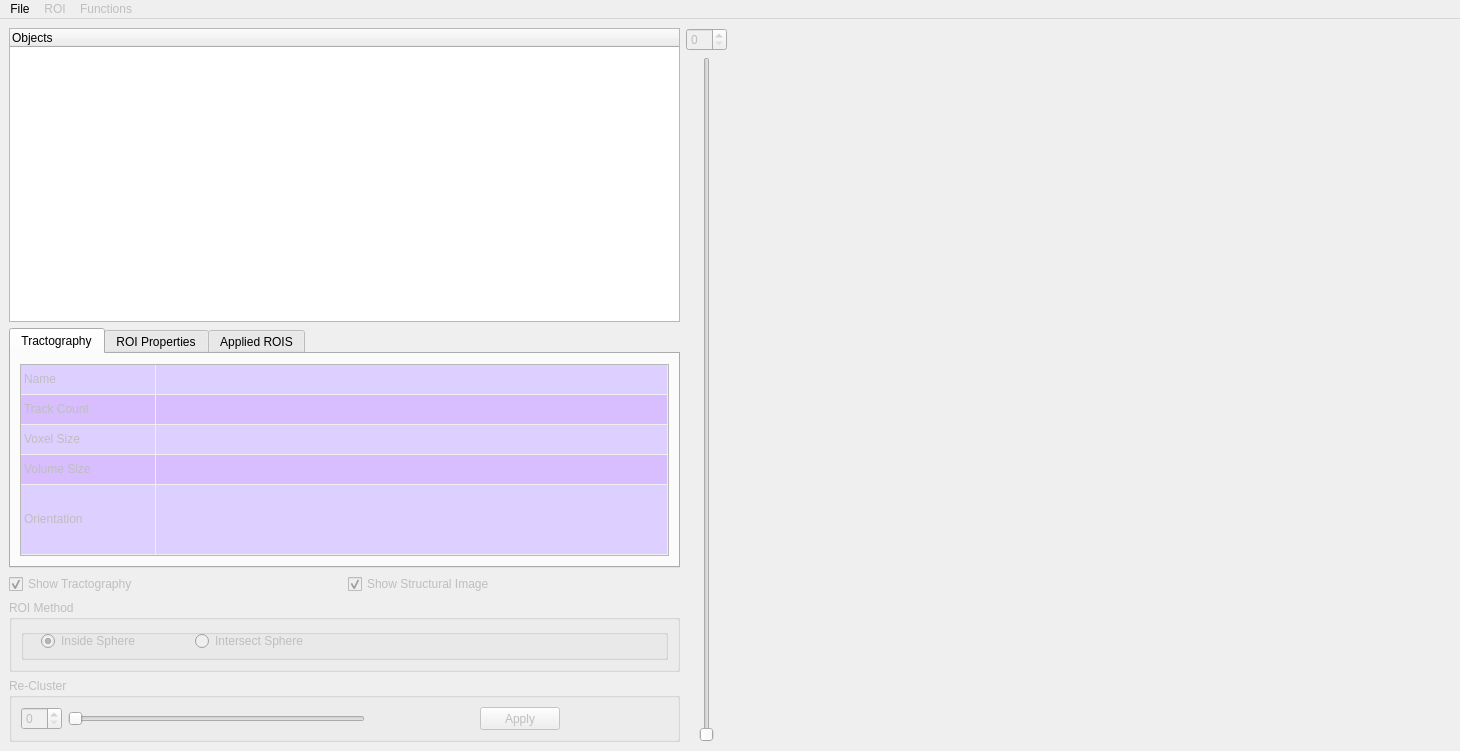
<?xml version="1.0" encoding="UTF-8"?>
<ui version="4.0">
 <class>MainWindow</class>
 <widget class="QMainWindow" name="MainWindow">
  <property name="geometry">
   <rect>
    <x>0</x>
    <y>0</y>
    <width>1460</width>
    <height>751</height>
   </rect>
  </property>
  <property name="windowTitle">
   <string>MainWindow</string>
  </property>
  <widget class="QWidget" name="centralWidget">
   <layout class="QHBoxLayout" name="horizontalLayout_6">
    <item>
     <layout class="QHBoxLayout" name="horizontalLayout">
      <item>
       <layout class="QVBoxLayout" name="verticalLayout_5">
        <item>
         <widget class="QTreeWidget" name="treeObject">
          <property name="sizePolicy">
           <sizepolicy hsizetype="Minimum" vsizetype="Expanding">
            <horstretch>0</horstretch>
            <verstretch>0</verstretch>
           </sizepolicy>
          </property>
          <column>
           <property name="text">
            <string>Objects</string>
           </property>
          </column>
         </widget>
        </item>
        <item>
         <widget class="QTabWidget" name="tabProps_4">
          <property name="enabled">
           <bool>true</bool>
          </property>
          <property name="sizePolicy">
           <sizepolicy hsizetype="Minimum" vsizetype="Minimum">
            <horstretch>0</horstretch>
            <verstretch>0</verstretch>
           </sizepolicy>
          </property>
          <property name="currentIndex">
           <number>0</number>
          </property>
          <widget class="QWidget" name="tabPropsTract">
           <property name="sizePolicy">
            <sizepolicy hsizetype="Expanding" vsizetype="Expanding">
             <horstretch>0</horstretch>
             <verstretch>0</verstretch>
            </sizepolicy>
           </property>
           <property name="focusPolicy">
            <enum>Qt::TabFocus</enum>
           </property>
           <attribute name="title">
            <string>Tractography</string>
           </attribute>
           <layout class="QHBoxLayout" name="horizontalLayout_2">
            <item>
             <widget class="QTableWidget" name="tblTract">
              <property name="enabled">
               <bool>false</bool>
              </property>
              <property name="sizePolicy">
               <sizepolicy hsizetype="Minimum" vsizetype="Fixed">
                <horstretch>0</horstretch>
                <verstretch>0</verstretch>
               </sizepolicy>
              </property>
              <property name="autoFillBackground">
               <bool>true</bool>
              </property>
              <property name="dragEnabled">
               <bool>false</bool>
              </property>
              <property name="showGrid">
               <bool>true</bool>
              </property>
              <property name="gridStyle">
               <enum>Qt::NoPen</enum>
              </property>
              <property name="sortingEnabled">
               <bool>false</bool>
              </property>
              <property name="rowCount">
               <number>5</number>
              </property>
              <property name="columnCount">
               <number>2</number>
              </property>
              <attribute name="horizontalHeaderVisible">
               <bool>false</bool>
              </attribute>
              <attribute name="horizontalHeaderCascadingSectionResizes">
               <bool>false</bool>
              </attribute>
              <attribute name="horizontalHeaderDefaultSectionSize">
               <number>135</number>
              </attribute>
              <attribute name="horizontalHeaderStretchLastSection">
               <bool>true</bool>
              </attribute>
              <attribute name="verticalHeaderVisible">
               <bool>false</bool>
              </attribute>
              <attribute name="verticalHeaderCascadingSectionResizes">
               <bool>false</bool>
              </attribute>
              <attribute name="verticalHeaderMinimumSectionSize">
               <number>15</number>
              </attribute>
              <attribute name="verticalHeaderStretchLastSection">
               <bool>true</bool>
              </attribute>
              <row/>
              <row/>
              <row/>
              <row/>
              <row/>
              <column>
               <property name="text">
                <string>Properties</string>
               </property>
              </column>
              <column>
               <property name="text">
                <string>Values</string>
               </property>
              </column>
              <item row="0" column="0">
               <property name="text">
                <string>Name</string>
               </property>
               <property name="background">
                <brush brushstyle="SolidPattern">
                 <color alpha="255">
                  <red>221</red>
                  <green>207</green>
                  <blue>255</blue>
                 </color>
                </brush>
               </property>
               <property name="flags">
                <set>ItemIsEnabled</set>
               </property>
              </item>
              <item row="0" column="1">
               <property name="text">
                <string/>
               </property>
               <property name="background">
                <brush brushstyle="SolidPattern">
                 <color alpha="255">
                  <red>221</red>
                  <green>207</green>
                  <blue>255</blue>
                 </color>
                </brush>
               </property>
               <property name="flags">
                <set>ItemIsEnabled</set>
               </property>
              </item>
              <item row="1" column="0">
               <property name="text">
                <string>Track Count</string>
               </property>
               <property name="background">
                <brush brushstyle="SolidPattern">
                 <color alpha="255">
                  <red>216</red>
                  <green>189</green>
                  <blue>255</blue>
                 </color>
                </brush>
               </property>
               <property name="flags">
                <set>ItemIsEnabled</set>
               </property>
              </item>
              <item row="1" column="1">
               <property name="text">
                <string/>
               </property>
               <property name="background">
                <brush brushstyle="SolidPattern">
                 <color alpha="255">
                  <red>216</red>
                  <green>189</green>
                  <blue>255</blue>
                 </color>
                </brush>
               </property>
               <property name="flags">
                <set>ItemIsEnabled</set>
               </property>
              </item>
              <item row="2" column="0">
               <property name="text">
                <string>Voxel Size</string>
               </property>
               <property name="background">
                <brush brushstyle="SolidPattern">
                 <color alpha="255">
                  <red>221</red>
                  <green>207</green>
                  <blue>255</blue>
                 </color>
                </brush>
               </property>
               <property name="flags">
                <set>ItemIsEnabled</set>
               </property>
              </item>
              <item row="2" column="1">
               <property name="text">
                <string/>
               </property>
               <property name="background">
                <brush brushstyle="SolidPattern">
                 <color alpha="255">
                  <red>221</red>
                  <green>207</green>
                  <blue>255</blue>
                 </color>
                </brush>
               </property>
               <property name="flags">
                <set>ItemIsEnabled</set>
               </property>
              </item>
              <item row="3" column="0">
               <property name="text">
                <string>Volume Size</string>
               </property>
               <property name="background">
                <brush brushstyle="SolidPattern">
                 <color alpha="255">
                  <red>216</red>
                  <green>189</green>
                  <blue>255</blue>
                 </color>
                </brush>
               </property>
               <property name="flags">
                <set>ItemIsEnabled</set>
               </property>
              </item>
              <item row="3" column="1">
               <property name="text">
                <string/>
               </property>
               <property name="background">
                <brush brushstyle="SolidPattern">
                 <color alpha="255">
                  <red>216</red>
                  <green>189</green>
                  <blue>255</blue>
                 </color>
                </brush>
               </property>
               <property name="flags">
                <set>ItemIsEnabled</set>
               </property>
              </item>
              <item row="4" column="0">
               <property name="text">
                <string>Orientation</string>
               </property>
               <property name="background">
                <brush brushstyle="SolidPattern">
                 <color alpha="255">
                  <red>221</red>
                  <green>207</green>
                  <blue>255</blue>
                 </color>
                </brush>
               </property>
              </item>
              <item row="4" column="1">
               <property name="text">
                <string/>
               </property>
               <property name="background">
                <brush brushstyle="SolidPattern">
                 <color alpha="255">
                  <red>221</red>
                  <green>207</green>
                  <blue>255</blue>
                 </color>
                </brush>
               </property>
               <property name="flags">
                <set>ItemIsEnabled</set>
               </property>
              </item>
             </widget>
            </item>
           </layout>
          </widget>
          <widget class="QWidget" name="tabPropsROI">
           <property name="enabled">
            <bool>true</bool>
           </property>
           <attribute name="title">
            <string>ROI Properties</string>
           </attribute>
           <layout class="QHBoxLayout" name="horizontalLayout_3">
            <item>
             <widget class="QTableWidget" name="tblROI">
              <property name="enabled">
               <bool>false</bool>
              </property>
              <property name="sizePolicy">
               <sizepolicy hsizetype="Minimum" vsizetype="Fixed">
                <horstretch>0</horstretch>
                <verstretch>0</verstretch>
               </sizepolicy>
              </property>
              <property name="autoFillBackground">
               <bool>true</bool>
              </property>
              <property name="dragEnabled">
               <bool>false</bool>
              </property>
              <property name="dragDropOverwriteMode">
               <bool>false</bool>
              </property>
              <property name="showGrid">
               <bool>true</bool>
              </property>
              <property name="gridStyle">
               <enum>Qt::NoPen</enum>
              </property>
              <property name="sortingEnabled">
               <bool>false</bool>
              </property>
              <property name="rowCount">
               <number>7</number>
              </property>
              <property name="columnCount">
               <number>2</number>
              </property>
              <attribute name="horizontalHeaderVisible">
               <bool>false</bool>
              </attribute>
              <attribute name="horizontalHeaderCascadingSectionResizes">
               <bool>false</bool>
              </attribute>
              <attribute name="horizontalHeaderDefaultSectionSize">
               <number>135</number>
              </attribute>
              <attribute name="horizontalHeaderStretchLastSection">
               <bool>true</bool>
              </attribute>
              <attribute name="verticalHeaderVisible">
               <bool>false</bool>
              </attribute>
              <attribute name="verticalHeaderCascadingSectionResizes">
               <bool>false</bool>
              </attribute>
              <attribute name="verticalHeaderStretchLastSection">
               <bool>true</bool>
              </attribute>
              <row>
               <property name="text">
                <string>1</string>
               </property>
              </row>
              <row/>
              <row/>
              <row/>
              <row/>
              <row/>
              <row/>
              <column>
               <property name="text">
                <string>Properties</string>
               </property>
              </column>
              <column>
               <property name="text">
                <string>Values</string>
               </property>
              </column>
              <item row="0" column="0">
               <property name="text">
                <string>Name</string>
               </property>
               <property name="flags">
                <set>ItemIsEnabled</set>
               </property>
              </item>
              <item row="0" column="1">
               <property name="text">
                <string/>
               </property>
               <property name="flags">
                <set>ItemIsEditable|ItemIsEnabled</set>
               </property>
              </item>
              <item row="1" column="0">
               <property name="text">
                <string>Visible</string>
               </property>
               <property name="flags">
                <set>ItemIsEnabled</set>
               </property>
              </item>
              <item row="1" column="1">
               <property name="text">
                <string/>
               </property>
               <property name="flags">
                <set>ItemIsEnabled</set>
               </property>
              </item>
              <item row="2" column="0">
               <property name="text">
                <string>Color</string>
               </property>
               <property name="flags">
                <set>ItemIsEnabled</set>
               </property>
              </item>
              <item row="2" column="1">
               <property name="text">
                <string/>
               </property>
               <property name="flags">
                <set>ItemIsEnabled</set>
               </property>
              </item>
              <item row="3" column="0">
               <property name="text">
                <string>X coordinate</string>
               </property>
               <property name="flags">
                <set>ItemIsEnabled</set>
               </property>
              </item>
              <item row="3" column="1">
               <property name="text">
                <string/>
               </property>
               <property name="flags">
                <set>ItemIsEnabled</set>
               </property>
              </item>
              <item row="4" column="0">
               <property name="text">
                <string>Y coordinate</string>
               </property>
               <property name="flags">
                <set>ItemIsEnabled</set>
               </property>
              </item>
              <item row="4" column="1">
               <property name="text">
                <string/>
               </property>
               <property name="flags">
                <set>ItemIsEnabled</set>
               </property>
              </item>
              <item row="5" column="0">
               <property name="text">
                <string>Z coordinate</string>
               </property>
               <property name="flags">
                <set>ItemIsEnabled</set>
               </property>
              </item>
              <item row="5" column="1">
               <property name="text">
                <string/>
               </property>
               <property name="flags">
                <set>ItemIsEnabled</set>
               </property>
              </item>
              <item row="6" column="0">
               <property name="text">
                <string>Radius</string>
               </property>
               <property name="flags">
                <set>ItemIsEnabled</set>
               </property>
              </item>
              <item row="6" column="1">
               <property name="text">
                <string/>
               </property>
               <property name="flags">
                <set>ItemIsEnabled</set>
               </property>
              </item>
             </widget>
            </item>
           </layout>
          </widget>
          <widget class="QWidget" name="tab">
           <attribute name="title">
            <string>Applied ROIS</string>
           </attribute>
           <layout class="QHBoxLayout" name="horizontalLayout_4">
            <item>
             <widget class="QTableWidget" name="tblROISlist">
              <property name="enabled">
               <bool>false</bool>
              </property>
              <property name="sizePolicy">
               <sizepolicy hsizetype="Minimum" vsizetype="Fixed">
                <horstretch>0</horstretch>
                <verstretch>0</verstretch>
               </sizepolicy>
              </property>
              <property name="autoFillBackground">
               <bool>false</bool>
              </property>
              <property name="showGrid">
               <bool>false</bool>
              </property>
              <property name="columnCount">
               <number>1</number>
              </property>
              <attribute name="horizontalHeaderVisible">
               <bool>false</bool>
              </attribute>
              <attribute name="horizontalHeaderHighlightSections">
               <bool>false</bool>
              </attribute>
              <attribute name="verticalHeaderVisible">
               <bool>false</bool>
              </attribute>
              <attribute name="verticalHeaderHighlightSections">
               <bool>false</bool>
              </attribute>
              <column/>
             </widget>
            </item>
           </layout>
          </widget>
         </widget>
        </item>
        <item>
         <layout class="QHBoxLayout" name="horizontalLayout_28">
          <item>
           <widget class="QCheckBox" name="chkbShowTract">
            <property name="enabled">
             <bool>false</bool>
            </property>
            <property name="text">
             <string>Show Tractography</string>
            </property>
            <property name="checked">
             <bool>true</bool>
            </property>
            <property name="tristate">
             <bool>false</bool>
            </property>
           </widget>
          </item>
          <item>
           <widget class="QCheckBox" name="chkbShowStruct">
            <property name="enabled">
             <bool>false</bool>
            </property>
            <property name="text">
             <string>Show Structural Image</string>
            </property>
            <property name="checked">
             <bool>true</bool>
            </property>
           </widget>
          </item>
         </layout>
        </item>
        <item>
         <widget class="QGroupBox" name="grbROImethod">
          <property name="enabled">
           <bool>false</bool>
          </property>
          <property name="sizePolicy">
           <sizepolicy hsizetype="Minimum" vsizetype="Fixed">
            <horstretch>0</horstretch>
            <verstretch>0</verstretch>
           </sizepolicy>
          </property>
          <property name="autoFillBackground">
           <bool>true</bool>
          </property>
          <property name="title">
           <string>ROI Method</string>
          </property>
          <property name="flat">
           <bool>false</bool>
          </property>
          <layout class="QVBoxLayout" name="verticalLayout_3">
           <item>
            <layout class="QVBoxLayout" name="verticalLayout_15"/>
           </item>
           <item>
            <widget class="QGroupBox" name="grb_tractomeroi">
             <property name="title">
              <string/>
             </property>
             <widget class="QWidget" name="layoutWidget_8">
              <property name="geometry">
               <rect>
                <x>20</x>
                <y>0</y>
                <width>301</width>
                <height>24</height>
               </rect>
              </property>
              <layout class="QHBoxLayout" name="horizontalLayout_31">
               <item>
                <widget class="QRadioButton" name="rdbInsSphere">
                 <property name="text">
                  <string>Inside Sphere</string>
                 </property>
                 <property name="checked">
                  <bool>true</bool>
                 </property>
                </widget>
               </item>
               <item>
                <widget class="QRadioButton" name="rdbIntSphere">
                 <property name="text">
                  <string>Intersect Sphere</string>
                 </property>
                </widget>
               </item>
              </layout>
             </widget>
            </widget>
           </item>
          </layout>
         </widget>
        </item>
        <item>
         <widget class="QGroupBox" name="groupBox_12">
          <property name="enabled">
           <bool>false</bool>
          </property>
          <property name="sizePolicy">
           <sizepolicy hsizetype="Minimum" vsizetype="Fixed">
            <horstretch>0</horstretch>
            <verstretch>0</verstretch>
           </sizepolicy>
          </property>
          <property name="title">
           <string>Re-Cluster</string>
          </property>
          <layout class="QHBoxLayout" name="horizontalLayout_32">
           <item>
            <layout class="QHBoxLayout" name="horizontalLayout_33">
             <item>
              <widget class="QSpinBox" name="spbRecluster">
               <property name="readOnly">
                <bool>false</bool>
               </property>
              </widget>
             </item>
             <item>
              <widget class="QSlider" name="hSlReCluster">
               <property name="sizePolicy">
                <sizepolicy hsizetype="Expanding" vsizetype="Fixed">
                 <horstretch>0</horstretch>
                 <verstretch>0</verstretch>
                </sizepolicy>
               </property>
               <property name="minimum">
                <number>1</number>
               </property>
               <property name="maximum">
                <number>150</number>
               </property>
               <property name="orientation">
                <enum>Qt::Horizontal</enum>
               </property>
               <property name="invertedAppearance">
                <bool>false</bool>
               </property>
               <property name="tickPosition">
                <enum>QSlider::NoTicks</enum>
               </property>
               <property name="tickInterval">
                <number>0</number>
               </property>
              </widget>
             </item>
             <item>
              <layout class="QHBoxLayout" name="horizontalLayout_34">
               <item>
                <spacer name="horizontalSpacer_9">
                 <property name="orientation">
                  <enum>Qt::Horizontal</enum>
                 </property>
                 <property name="sizeHint" stdset="0">
                  <size>
                   <width>18</width>
                   <height>20</height>
                  </size>
                 </property>
                </spacer>
               </item>
               <item>
                <widget class="QPushButton" name="pbRecluster">
                 <property name="sizePolicy">
                  <sizepolicy hsizetype="Preferred" vsizetype="Preferred">
                   <horstretch>0</horstretch>
                   <verstretch>0</verstretch>
                  </sizepolicy>
                 </property>
                 <property name="text">
                  <string>Apply</string>
                 </property>
                </widget>
               </item>
               <item>
                <spacer name="horizontalSpacer_10">
                 <property name="orientation">
                  <enum>Qt::Horizontal</enum>
                 </property>
                 <property name="sizeHint" stdset="0">
                  <size>
                   <width>17</width>
                   <height>20</height>
                  </size>
                 </property>
                </spacer>
               </item>
              </layout>
             </item>
            </layout>
           </item>
          </layout>
         </widget>
        </item>
       </layout>
      </item>
      <item>
       <layout class="QVBoxLayout" name="verticalLayout_16">
        <item>
         <widget class="QSpinBox" name="spbExtClust">
          <property name="enabled">
           <bool>false</bool>
          </property>
          <property name="readOnly">
           <bool>false</bool>
          </property>
         </widget>
        </item>
        <item>
         <widget class="QSlider" name="vSlExtClust">
          <property name="enabled">
           <bool>false</bool>
          </property>
          <property name="sizePolicy">
           <sizepolicy hsizetype="Minimum" vsizetype="Expanding">
            <horstretch>0</horstretch>
            <verstretch>0</verstretch>
           </sizepolicy>
          </property>
          <property name="maximum">
           <number>1000</number>
          </property>
          <property name="orientation">
           <enum>Qt::Vertical</enum>
          </property>
         </widget>
        </item>
       </layout>
      </item>
     </layout>
    </item>
    <item>
     <widget class="QWidget" name="gridWidget_4" native="true">
      <property name="sizePolicy">
       <sizepolicy hsizetype="Expanding" vsizetype="Expanding">
        <horstretch>0</horstretch>
        <verstretch>0</verstretch>
       </sizepolicy>
      </property>
      <layout class="QGridLayout" name="gridLayout_4" columnstretch="0" columnminimumwidth="0"/>
     </widget>
    </item>
   </layout>
  </widget>
  <widget class="QMenuBar" name="menuBar">
   <property name="geometry">
    <rect>
     <x>0</x>
     <y>0</y>
     <width>1460</width>
     <height>25</height>
    </rect>
   </property>
   <widget class="QMenu" name="menuFile">
    <property name="title">
     <string>File</string>
    </property>
    <addaction name="actionLoad_Structural_Image"/>
    <addaction name="actionLoad_Tractography"/>
    <addaction name="actionLoad_Saved_Segmentation"/>
    <addaction name="separator"/>
    <addaction name="actionSave_Segmentation"/>
    <addaction name="actionSave_as_trackvis_file"/>
    <addaction name="separator"/>
    <addaction name="actionClose"/>
   </widget>
   <widget class="QMenu" name="menuROI">
    <property name="enabled">
     <bool>false</bool>
    </property>
    <property name="title">
     <string>ROI</string>
    </property>
    <addaction name="actionLoad_MASk"/>
    <addaction name="actionCreate_Sphere"/>
    <addaction name="separator"/>
    <addaction name="actionExpand_ROI"/>
   </widget>
   <widget class="QMenu" name="menuFunctions">
    <property name="enabled">
     <bool>false</bool>
    </property>
    <property name="title">
     <string>Functions</string>
    </property>
    <addaction name="actionRe_Cluster"/>
    <addaction name="actionExpand_Clusters"/>
   </widget>
   <addaction name="menuFile"/>
   <addaction name="menuROI"/>
   <addaction name="menuFunctions"/>
  </widget>
  <action name="actionLoad_Structural_Image">
   <property name="checkable">
    <bool>false</bool>
   </property>
   <property name="text">
    <string>Load Structural Image</string>
   </property>
  </action>
  <action name="actionLoad_Tractography">
   <property name="enabled">
    <bool>false</bool>
   </property>
   <property name="text">
    <string>Load Tractography</string>
   </property>
  </action>
  <action name="actionLoad_Saved_Segmentation">
   <property name="text">
    <string>Load Segmentation</string>
   </property>
  </action>
  <action name="actionSave_Segmentation">
   <property name="enabled">
    <bool>false</bool>
   </property>
   <property name="text">
    <string>Save Segmentation</string>
   </property>
  </action>
  <action name="actionClose">
   <property name="text">
    <string>Close</string>
   </property>
  </action>
  <action name="actionLoad_MASk">
   <property name="enabled">
    <bool>true</bool>
   </property>
   <property name="text">
    <string>Load Mask</string>
   </property>
  </action>
  <action name="actionCreate_Sphere">
   <property name="text">
    <string>Create Sphere</string>
   </property>
  </action>
  <action name="actionExpand_ROI">
   <property name="text">
    <string>Expand ROI</string>
   </property>
  </action>
  <action name="actionSegment_by_Clustering">
   <property name="text">
    <string>Segment by Clustering</string>
   </property>
  </action>
  <action name="actionRe_Cluster">
   <property name="text">
    <string>Re-Cluster</string>
   </property>
  </action>
  <action name="actionExpand_Clusters">
   <property name="text">
    <string>Expand Clusters</string>
   </property>
  </action>
  <action name="actionSave_as_trackvis_file">
   <property name="enabled">
    <bool>false</bool>
   </property>
   <property name="text">
    <string>Save as trackvis file</string>
   </property>
  </action>
 </widget>
 <resources/>
 <connections/>
 <slots>
  <slot>on_actionLoad_Structural_Image_triggered()</slot>
 </slots>
</ui>
